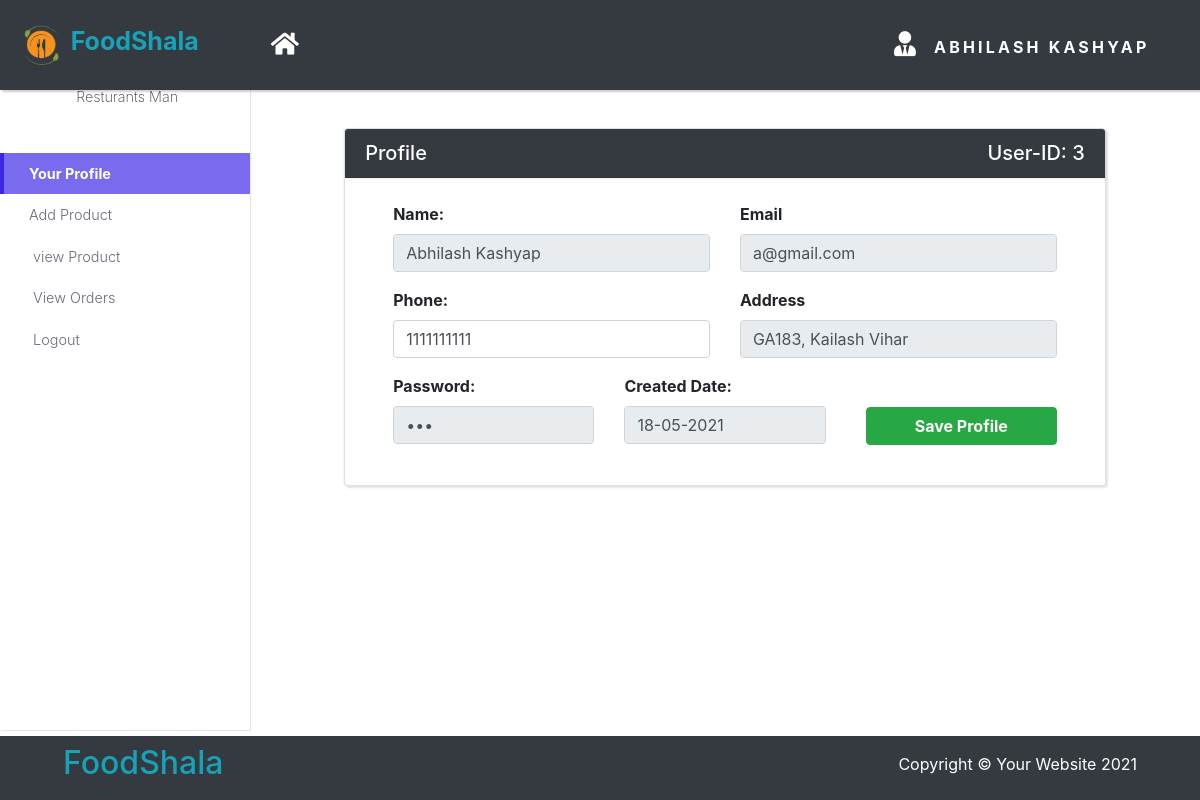
Page /Resturant/resturant.php (signed in) on the committed database.
### tables this page shows
CREATE TABLE `register` (
  `id` int(11) NOT NULL,
  `name` varchar(255) NOT NULL,
  `email` varchar(255) NOT NULL,
  `phone` varchar(255) NOT NULL,
  `address` varchar(255) NOT NULL,
  `res_type` varchar(255) NOT NULL,
  `password` varchar(255) NOT NULL,
  `created_at` timestamp NULL DEFAULT NULL,
  `updated_at` timestamp NULL DEFAULT NULL
);

### Resturant/resturant.php (the view, shortened to what this page needs)
<?php include 'pages/navbar.php'; ?>
<?php include 'pages/sidebar.php'; ?>
<div class="content-inner">
          <header class="page-header">
            <div class="container-fluid">
              <h2 class="no-margin-bottom">Resturant</h2>
            </div>
          </header>
          <section class="updates padding-top">
            <div class="container-fluid">
              <div class="row justify-content-center">
                <div class="col-lg-10">
                  <div class="recent-updates card">
                    <div class="card-header bg-dark text-white">
                      <div class="row">
                        <div class="col-md-6">
                          <h3 class="h5">Profile</h3>
                        </div>
                        <div class="col-md-6 text-right">
                          <h3 class="h5">User-ID: <?php echo $_SESSION['resturant_id']; ?></h3>
                        </div>
                      </div>
                    </div>
                    <div class="card-body no-padding px-5 py-4">
                      <?php
                        $id=$_SESSION['resturant_id'];
                        $query="SELECT * FROM register WHERE id=$id ";
                        $run=mysqli_query($con,$query);
                        $row=mysqli_fetch_array($run);
                        foreach ($row as $user) {
                          $name=$row['name'];
                          $email=$row['email'];
                          $phone=$row['phone'];
                          $address=$row['address'];
                          $password=$row['password'];
                          $created_at=$row['created_at'];
                        }
                      ?>
                      <form action="profileUpdate.php?res_id=<?php echo $_SESSION['resturant_id']; ?>" method="POST">
                        <div class="row">
                        <div class="col-md-6">
                          <label for="" class="font-weight-bold">Name:</label>
                          <div class="form-group">
                            <input type="text" class="form-control"
                            value="<?php echo $name?>" readonly>
                          </div>
                        </div>
                        <div class="col-md-6">
                          <label for="" class="font-weight-bold">Email</label>
                          <div class="form-group">
                            <input type="text" class="form-control"
                            value="<?php echo $email?>" name="email" readonly>
                          </div>
                        </div>
                      </div>
                      <div class="row">
                        <div class="col-md-6">
                          <label for="phone" class="font-weight-bold">Phone:</label>
                          <div class="form-group">
                            <input type="text" class="form-control"
                            value="<?php echo $phone?>" id="ph" name="phone">
                          </div>
                        </div>
                        <div class="col-md-6">
                          <label for="" class="font-weight-bold">Address</label>
                          <div class="form-group">
                            <input type="text" class="form-control"
                            value="<?php echo $address?>" name="addr" readonly>
                          </div>
                        </div>
                      </div>
                      <div class="row">
                        <div class="col-md-4">
                          <label for="" class="font-weight-bold">Password:</label>
                          <div class="form-group">
                            <input type="password" class="form-control"
                            value="<?php echo $password ;?>" readonly>
                          </div>
                        </div>
                        <div class="col-md-4">
                          <label for="" class="font-weight-bold">Created Date:</label>
                          <div class="form-group">
                            <input type="text" class="form-control"
                            value="<?php echo date("d-m-Y", strtotime($created_at)); ?>" readonly>
                          </div>
                        </div>
                        <div class="col-md-4">
                          <div class="form-group text-right" style="margin-top: 33px;">
                            <button type="submit" class="btn btn-success px-5 font-weight-bold">Save Profile</button>
                          </div>
                        </div>
                      </div>
                      </form>
                    </div>
                  </div>
                </div>
              </div>
            </div>
          </section>
<?php include 'pages/footer.php';?>

### Resturant/pages/navbar.php (shortened to what this page needs)
<!DOCTYPE html>
<html lang="en">
<head>
  <link rel="stylesheet" href="include/css/main.css">
  <link rel="stylesheet" href="include/css/bootstrap.css">
  <link rel="stylesheet" href="include/css/bootstrap.min.css">
  <link rel="stylesheet" type="text/css" href="https://cdnjs.cloudflare.com/ajax/libs/sweetalert/0.4.2/sweet-alert.css">
  <link rel="stylesheet" href="https://use.fontawesome.com/releases/v5.7.0/css/all.css">
  <link rel="stylesheet" href="https://cdnjs.cloudflare.com/ajax/libs/bootstrap-datepicker/1.4.1/css/bootstrap-datepicker3.css"/>
  <link rel="stylesheet" href="https://cdn.datatables.net/1.10.20/css/jquery.dataTables.min.css">
</head>
<body>
<nav class="navbar navbar-expand-lg navbar-dark bg-dark fixed-top">
    <div class="container-fluid">
      <a class="navbar-brand" href="../index.php" class="font-weight-bold text-uppercase text-info">
        <img src="img/p2.png" alt="" width="50" height="50">
      <span class="text-info font-weight-bold white-Shadow">FoodShala</span></a>
      <div class="collapse navbar-collapse" id="navbarResponsive">
        <ul class="navbar-nav mr-auto text-uppercase font-weight-bold mx-5">
          <li class="nav-item active">
            <a class="nav-link" href="../index.php" data-toggle="tooltip" data-placement="bottom" title="Home !">
              <i class="fas fa-home" style="font-size: 25px;"></i>
            </a>
          </li>
        </ul>
        <ul class="navbar-nav ml-auto text-uppercase">
          <?php
            if (!isset($_SESSION['resturant'])) {
              ?>
                <li class="nav-item">
                  <a class="nav-link btn btn-success btn-sm font-weight-bold text-white p-1 px-3" href="login.php" data-toggle="modal" data-target="#myModal">Login</a>
                  </li>
                  <li class="nav-item mx-3">
                    <a class="nav-link btn btn-primary btn-sm font-weight-bold text-white p-1 px-3" href="register.php">Register</a>
                </li>
              <?php
            }
            else{
              ?>
                <li class="nav-item dropdown bg-dark font-normal">
                  <a class="nav-link dropdown-toggle text-white font-weight-bold" href="#" id="navbarDropdown" role="button" data-toggle="dropdown" aria-haspopup="true" aria-expanded="false">
                    <i class="fas fa-user-tie mx-2" style="font-size: 25px;"></i>
                    <?php echo $_SESSION['resturant'];?>
                  </a>
                </li>
              <?php
            }
          ?>
        </ul>
      </div>
    </div>
  </nav>

### Resturant/pages/sidebar.php (shortened to what this page needs)
<div class="page-content d-flex align-items-stretch">
  <nav class="side-navbar">
    <div class="sidebar-header d-flex align-items-center">
      <div class="avatar">
      </div>
      <div class="title">
        <h3 class="h5">
        </h3>
        <p class="text-dark">
          <?php echo $_SESSION['login_type'];?> Man</p>
      </div>
    </div>
    <ul class="list-unstyled font-weight-bold">
      <li class="active">
        <a href="resturant.php" class="font-weight-bold">
          Your Profile
        </a>
      </li>
      <li class="">
        <a href="addProduct.php">
          Add Product
        </a>
      </li>
      <li>
        <a href="viewProduct.php">
          view Product
        </a>
      </li>
      <li>
        <a href="viewOrders.php">
          View Orders
        </a>
      </li>
      <li>
        <a href="../logout.php">
        Logout </a>
      </li>
    </ul>
  </nav>

### Resturant/pages/footer.php (shortened to what this page needs)
<footer class="bg-dark">
    <div class="container-fluid">
      <div class="row  py-2">
        <div class="col-md-3">
          <h2 class="font-mono px-5 text-white text-info">FoodShala</h2>
        </div>
        <div class="col-md-9">
          <p class="text-right text-white pt-2 px-5">Copyright &copy; Your Website 2021</p>
        </div>
      </div>
    </div>
  </footer>
</body>
</html>

### rows in the picture
register: name "Abhilash Kashyap", email "a@gmail.com", phone "1111111111", addr "GA183, Kailash Vihar", created_at "18-05-2021"

### other values in the picture
$_SESSION['resturant'] "ABHILASH KASHYAP"
$_SESSION['login_type'] "Resturants"
$_SESSION['resturant_id'] "3"
